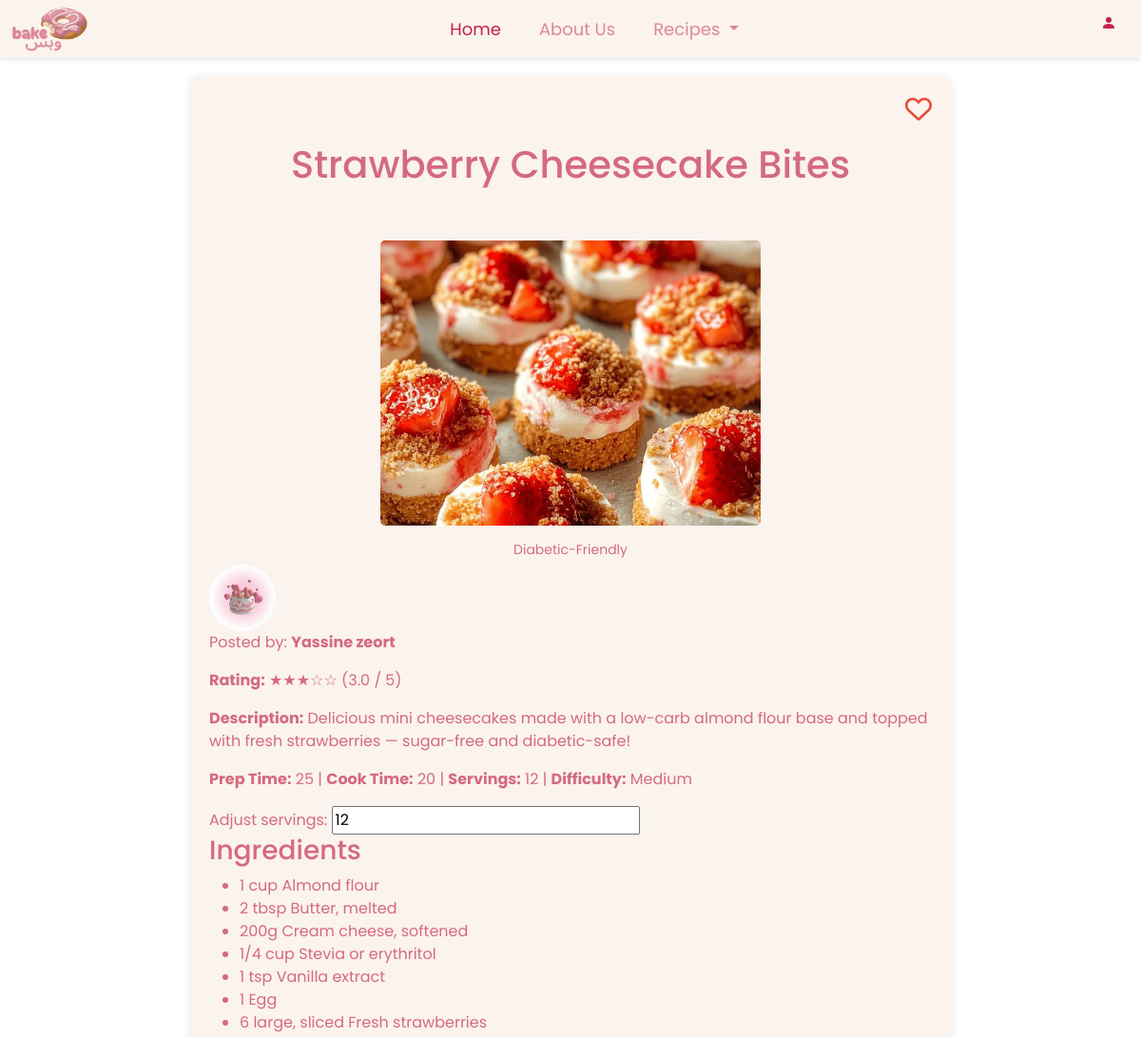
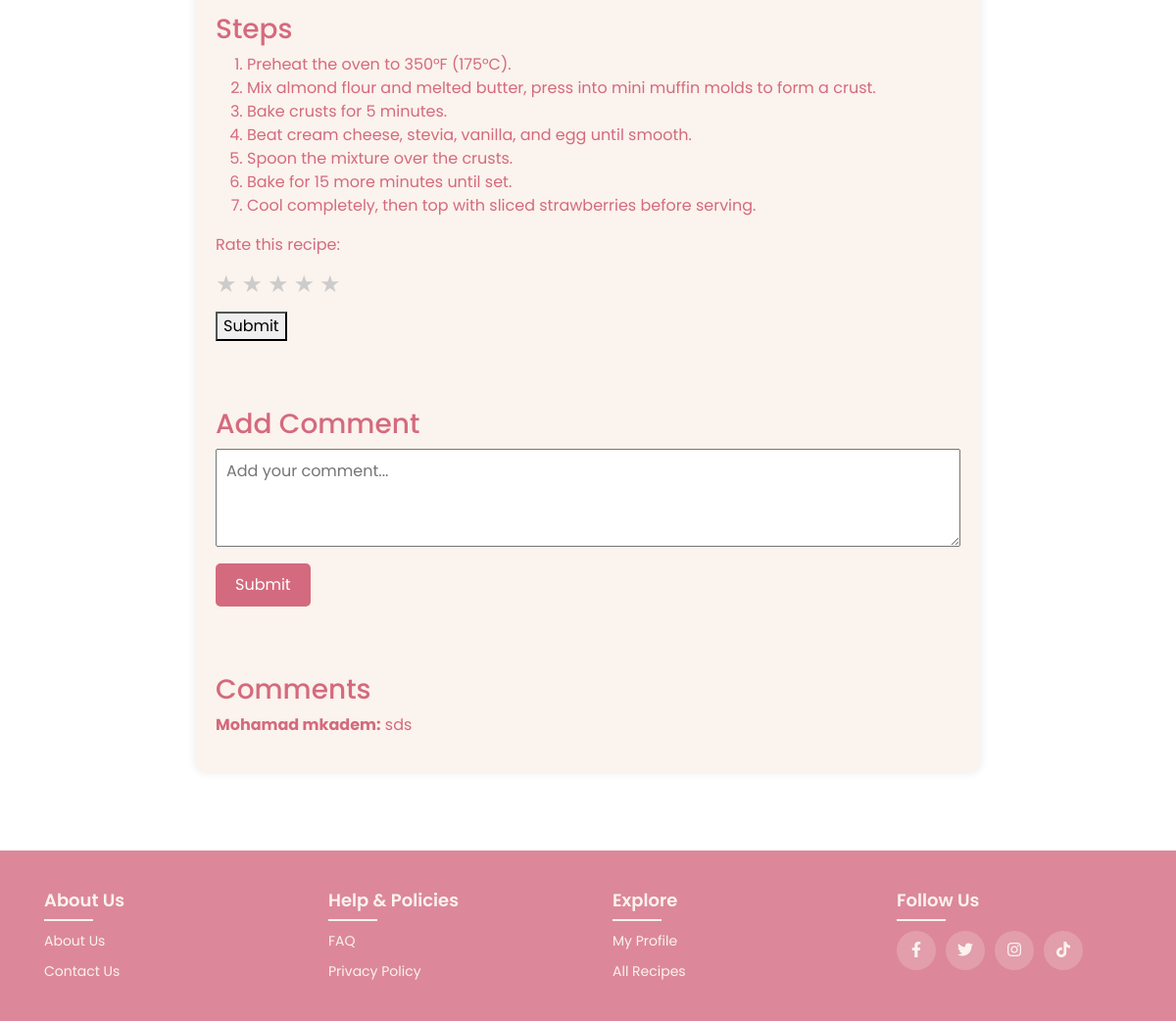
The app's page /individual-recipes.php?id=95 (signed in) with its own data (2 pictures, top to bottom).
### tables this page shows
CREATE TABLE `recipe` (
  `id` int(11) NOT NULL,
  `name` varchar(255) NOT NULL,
  `description` text DEFAULT NULL,
  `category` varchar(100) NOT NULL,
  `prep_time` int(11) DEFAULT NULL,
  `cook_time` int(11) DEFAULT NULL,
  `servings` int(11) DEFAULT NULL,
  `difficulty` enum('Easy','Medium','Hard') NOT NULL DEFAULT 'Easy',
  `image` varchar(255) DEFAULT NULL,
  `ingredients` text DEFAULT NULL,
  `steps` text DEFAULT NULL,
  `user` varchar(255) DEFAULT NULL,
  `created_at` timestamp NOT NULL DEFAULT current_timestamp(),
  `user_id` int(11) NOT NULL
);

CREATE TABLE `users` (
  `user_id` int(11) NOT NULL,
  `username` varchar(50) NOT NULL,
  `email` varchar(100) NOT NULL,
  `password_hash` varchar(255) NOT NULL,
  `profile_picture` varchar(255) DEFAULT 'images/default.png',
  `bio` varchar(270) DEFAULT 'No bio yet',
  `hobbies` varchar(150) DEFAULT 'Still looking for new hobbies...',
  `Userrole` varchar(8) DEFAULT 'Baker'
);

CREATE TABLE `reviews` (
  `review_id` int(11) NOT NULL,
  `recipe_id` int(11) NOT NULL,
  `user_id` int(11) NOT NULL,
  `rating` tinyint(4) NOT NULL CHECK (`rating` between 1 and 5),
  `comment` text DEFAULT NULL
);

### individual-recipes.php (the view, shortened to what this page needs)
<?php
    include 'individualrecipe.php';
    $isLoggedIn = isset($_SESSION['user_id']);
    $user_id = $_SESSION['user_id'];
    $recipe_id = $_GET['id'];
    $query = "SELECT * FROM recipe WHERE id = :id";
    $stmt = $con->prepare($query);
    $stmt->bindParam(':id', $recipe_id, PDO::PARAM_INT);
    $stmt->execute();
    $recipe = $stmt->fetch(PDO::FETCH_ASSOC);
    $userQuery = $con->prepare("SELECT username, profile_picture FROM users WHERE user_id = ?");
    $userQuery->execute([$recipe['user_id']]);
    $userInfo = $userQuery->fetch();
    $ingredients = json_decode($recipe['ingredients'], true);
    $steps = json_decode($recipe['steps'], true);
    $ratingQuery = $con->prepare("SELECT AVG(rating) AS avg_rating FROM reviews WHERE recipe_id = ?");
    $ratingQuery->execute([$recipe_id]);
    $ratingResult = $ratingQuery->fetch();
    function checkIfFavorited($user_id, $recipe_id, $con) {
        $stmt = $con->prepare("SELECT * FROM favorites WHERE user_id = :user_id AND recipe_id = :recipe_id");
        $stmt->bindParam(':user_id', $user_id, PDO::PARAM_INT);
        $stmt->bindParam(':recipe_id', $recipe_id, PDO::PARAM_INT);
        $stmt->execute();
        return $stmt->rowCount() > 0;
    }
    $isFavorited = checkIfFavorited($user_id, $recipe_id, $con);
    $commentsStmt = $con->prepare("SELECT users.username, reviews.comment FROM reviews JOIN users ON reviews.user_id = users.user_id WHERE reviews.recipe_id = :recipe_id");
    $commentsStmt->bindParam(':recipe_id', $recipe_id, PDO::PARAM_INT);
    $commentsStmt->execute();
    $comments = $commentsStmt->fetchAll(PDO::FETCH_ASSOC);
?>
<!DOCTYPE html>
<html lang="en">
<head>
    <link href="https://cdn.jsdelivr.net/npm/bootstrap@5.3.2/dist/css/bootstrap.min.css" rel="stylesheet">
    <link rel="stylesheet" href="https://cdnjs.cloudflare.com/ajax/libs/font-awesome/6.0.0/css/all.min.css">
</head>
<body>
    <nav class="navbar custom-navbar sticky-top">
        <div class="container-fluid">
            <a class="navbar-brand" href="#">
                <img src="images/final.png" alt="Website Logo" width="80" height="50" class="d-inline-block align-text-top">
            </a>
            <ul class="navbar-nav d-flex flex-row">
                <li class="nav-item me-3">
                    <a class="nav-link active" aria-current="page" href="index.php">Home</a>
                </li>
                <li class="nav-item me-3">
                    <a class="nav-link" href="about us.php">About Us</a>
                </li>
                <li class="nav-item dropdown me-3">
                    <a class="nav-link dropdown-toggle" href="#" role="button" data-bs-toggle="dropdown" aria-expanded="false">
                        Recipes
                    </a>
                </li>
            </ul>
            <div class="d-flex">
                <?php if (!$isLoggedIn): ?>
                    <button class="btn btn-outline-danger me-2" onclick="window.location.href='login.php'">Log In</button>
                <?php else: ?>
                    <div onclick="window.location.href='profile page.php'" style="cursor:pointer;">
                        <svg xmlns="http://www.w3.org/2000/svg" width="30" height="30" fill="#c42348" class="bi bi-person-fill">
                            <path d="M3 14s-1 0-1-1 1-4 6-4 6 3 6 4-1 1-1 1zm5-6a3 3 0 1 0 0-6 3 3 0 0 0 0 6"/>
                        </svg>
                    </div>
                <?php endif; ?>
            </div>
        </div>
    </nav>
    <div class="container">
        <i class="<?php echo $isFavorited ? 'fa-solid' : 'fa-regular'; ?> fa-heart favorite-heart" id="favoriteHeart" onclick="toggleFavorite(<?php echo $user_id; ?>, <?php echo $recipe_id; ?>)"></i>
        <br></br>
        <div class="recipe-header">
            <h1><?= htmlspecialchars($recipe['name'] ?? 'No Name Available') ?></h1>
            <br></br>
            <img src="images/<?= htmlspecialchars($recipe['image'] ?? 'default.jpg') ?>" alt="Recipe Image" class="recipe-img" style="width: 400px; height: 300px; object-fit: cover;">
            <div class="categories">
                <?php
                $categories = explode(',', $recipe['category'] ?? '');
                $categories = array_unique($categories);
                foreach ($categories as $category) {
                    echo '<div class="category">' . htmlspecialchars(trim($category)) . '</div>';
                }
                ?>
            </div>
        </div>
        <div class="user-info">
            <img src="<?= htmlspecialchars($userInfo['profile_picture'] ?? 'default.png') ?>" alt="User Picture" class="user-pic">
            <p>Posted by: <strong><?= htmlspecialchars($userInfo['username'] ?? 'Unknown User') ?></strong></p>
        </div>
        <?php
            $averageRating = $ratingResult['avg_rating'];
            echo '<p><strong>Rating:</strong> ';
            if ($averageRating) {
                $roundedRating = round($averageRating);
                for ($i = 1; $i <= 5; $i++) {
                    echo ($i <= $roundedRating) ? '★' : '☆';
                }
                echo " (" . number_format($averageRating, 1) . " / 5)";
            } else {
                echo str_repeat('☆', 5);
                echo " (No ratings yet)";
            }
            echo '</p>';
        ?>
        <p><strong>Description:</strong> <?= htmlspecialchars($recipe['description']) ?></p>
        <p><strong>Prep Time:</strong> <?= htmlspecialchars($recipe['prep_time']) ?> | <strong>Cook Time:</strong>  <?= htmlspecialchars($recipe['cook_time']) ?> | <strong>Servings:</strong> <?= htmlspecialchars($recipe['servings']) ?> | <strong>Difficulty:</strong> <?= htmlspecialchars($recipe['difficulty']) ?></p>
        <div class="serving-calculator">
            <label for="servingInput">Adjust servings:</label>
            <input type="number" id="servingInput" value=<?= htmlspecialchars($recipe['servings']) ?> min="1" onchange="adjustIngredients()">
        </div>
        <h3>Ingredients</h3>
        <ul id="ingredients-list">
            <?php
            foreach ($ingredients as $ingredient) {
                echo "<li id=\"ingredient-" . htmlspecialchars($ingredient['ingredient']) . "\" data-quantity=\"" . htmlspecialchars($ingredient['quantity']) . "\">" . htmlspecialchars($ingredient['quantity']) . " " . htmlspecialchars($ingredient['ingredient']) . "</li>";
            }
            ?>
        </ul>
        <h3>Steps</h3>
        <ol id="steps-list">
            <?php
            foreach ($steps as $step) {
                echo "<li>" . htmlspecialchars($step) . "</li>";
            }
            ?>
        </ol>
        <div class="user-rating">
                    <form method="post" action="">
                        <label for="rating">Rate this recipe:</label>
                        <div class="star-rating">
                            <?php for ($i = 1; $i <= 5; $i++): ?>
                                <span class="star" data-value="<?= $i ?>" onclick="setRating(<?= $i ?>)">
                                    ★
                                </span>
                            <?php endfor; ?>
                        </div>
                        <button type="submit" name="submit_rating">Submit</button>
                    </form>
                </div>
                <div class="discussion-section">
                <br></br>
                <h3>Add Comment</h3>
                <form method="POST" action="individual-recipes.php?id=<?php echo $recipe_id; ?>" style="margin-bottom: 20px;">
                    <textarea name="comment" placeholder="Add your comment..." required
                        style="width: 100%; height: 100px; padding: 10px; font-size: 16px; resize: vertical;"></textarea>
                    <button type="submit"
                        style="margin-top: 10px; padding: 10px 20px; font-size: 16px; display: block;">Submit</button>
                </form>
                <br></br>
                <h3>Comments</h3>
                <div id="commentsList">
                    <?php
                    foreach ($comments as $comment) {
                        if (!empty(trim($comment['comment']))) {
                            echo '<p><strong>' . htmlspecialchars($comment['username']) . ':</strong> ' . htmlspecialchars($comment['comment']) . '</p>';
                        }
                    }
                    ?>
                </div>
            </div>
        </div>
</body>
    <footer class="footer">
        <div class="container">
            <div class="row">
                <div class="footer-col">
                    <h4>About Us</h4>
                    <ul>
                        <li><a href="about us.php">About us</a></li>
                        <li><a href="contactUs.php">Contact us</a></li>
                    </ul>
                </div>
                <div class="footer-col">
                    <h4>Help & Policies</h4>
                    <ul>
                        <li><a href="#faqpage.php">FAQ</a></li>
                        <li><a href="privacy.php">Privacy Policy</a></li>
                    </ul>
                </div>
                <div class="footer-col">
                    <h4>Explore</h4>
                    <ul>
                        <li><a href="profile page.php">My Profile</a></li>
                        <li><a href="recipes.php">All Recipes</a></li>
                    </ul>
                </div>
                <div class="footer-col">
                    <h4>Follow Us</h4>
                    <div class="social-links">
                        <a href="#"><i class="fab fa-facebook-f"></i></a>
                        <a href="#"><i class="fab fa-twitter"></i></a>
                        <a href="#"><i class="fab fa-instagram"></i></a>
                        <a href="#"><i class="fab fa-tiktok"></i></a>
                    </div>
                </div>
            </div>
        </div>
    </footer>
</html>

### individual-recipes.php (style rules this page uses)
body { background-image: url('https://i.pinimg.com/736x/ec/88/01/ec88011e4d940a6fbfde37d59b58b85b.jpg'); background-size: cover; font-family: 'Poppins', sans-serif; color: #d46a7e; margin: 0; padding: 0; }
.container { background: #fbf3ed; padding: 20px; border-radius: 10px; max-width: 800px; margin: 20px auto; box-shadow: 0 0 10px rgba(0, 0, 0, 0.1); position: relative; }
.custom-navbar { font-family: 'Poppins', sans-serif; font-size: 20px; background-color: #fbf3ed !important; box-shadow: 0 2px 4px rgba(0, 0, 0, 0.1); z-index: 1000; padding: 0; }
.custom-navbar.sticky-top { position: sticky; top: 0; }
.custom-navbar .navbar-nav .nav-link { color: #dc889a !important; font-size: 18px; padding: 8px 12px; transition: color 0.3s ease; }
.custom-navbar .navbar-nav .nav-link.active, .custom-navbar .navbar-nav .nav-link:hover { color: #c42348 !important; }
.custom-navbar .navbar-brand { color: #dc889a !important; font-size: 18px; margin-left: 0; }
.recipe-header { text-align: center; }
.recipe-img { width: 30%; border-radius: 5px; }
.categories { text-align: center; margin-top: 10px; display: flex; flex-wrap: wrap; gap: 10px; justify-content: center; }
.category { background: #fbf3ed; padding: 5px 10px; border-radius: 5px; font-size: 14px; }
.favorite-heart { font-size: 28px; color: #e74c3c; cursor: pointer; transition: color 0.3s; position: absolute; top: 20px; right: 20px; }
.rating-section, .discussion-section { margin-top: 20px; }
.star-rating { display: flex; gap: 5px; margin: 10px 0; }
.star { cursor: pointer; font-size: 24px; color: #ccc; }
.discussion-section button { padding: 10px 20px; background: #d46a7e; color: #fff; border: none; border-radius: 5px; cursor: pointer; }
.user-info img { width: 70px; height: 70px; border-radius: 50%; object-fit: cover; }
.footer { background-color: #dc889a; padding: 40px 0; font-family: 'Poppins', sans-serif; margin-top: 80px; color: #fbf3ed; }
.footer .container { background-color: #dc889a; max-width: 1170px; margin: auto; padding: 0 15px; box-shadow: none; border: none; }
.footer .row { display: flex; flex-wrap: wrap; justify-content: space-between; gap: 20px; margin: 0; padding: 0; }
.footer-col { flex: 1; min-width: 200px; padding: 0 15px; }
.footer-col h4 { font-size: 18px; color: #fbf3ed; text-transform: capitalize; margin-bottom: 20px; font-weight: 600; position: relative; }
.footer-col h4::before { content: ''; position: absolute; left: 0; bottom: -10px; background-color: #fbf3ed; height: 2px; box-sizing: border-box; width: 50px; }
.footer-col ul { list-style: none; padding-left: 0; margin: 0; }
.footer-col ul li:not(:last-child) { margin-bottom: 10px; }
.footer-col ul li a { font-size: 14px; text-transform: capitalize; color: #fbf3ed; text-decoration: none; font-weight: 400; display: block; transition: all 0.3s ease; }
.footer-col .social-links { display: flex; gap: 10px; }
.footer-col .social-links a { display: inline-block; height: 40px; width: 40px; background-color: rgba(251, 243, 237, 0.2); text-align: center; line-height: 40px; border-radius: 50%; color: #fbf3ed; transition: all 0.5s ease; }

### records on screen
recipe: name "Strawberry Cheesecake Bites", image (picture), category "Diabetic-Friendly", description "Delicious mini cheesecakes made with a low-carb almond flour base and topped with fresh strawberries — sugar-free and diabetic-safe!", prep_time "25", cook_time "20", servings "12", difficulty "Medium", steps "Preheat the oven to 350°F (175°C).", steps "Mix almond flour and melted butter, press into mini muffin molds to form a crust.", steps "Bake crusts for 5 minutes.", steps "Beat cream cheese, stevia, vanilla, and egg until smooth.", steps "Spoon the mixture over the crusts.", steps "Bake for 15 more minutes until set.", steps "Cool completely, then top with sliced strawberries before serving."
users: profile_picture (placeholder picture), username "Yassine zeort"
reviews: user.username "Mohamad mkadem", comment "sds"

### other values on screen
$averageRating "3.0"
$ingredient['quantity'] "1 cup"
$ingredient['ingredient'] "Almond flour"
$ingredient['quantity'] "2 tbsp"
$ingredient['ingredient'] "Butter, melted"
$ingredient['quantity'] "200g"
$ingredient['ingredient'] "Cream cheese, softened"
$ingredient['quantity'] "1/4 cup"
$ingredient['ingredient'] "Stevia or erythritol"
$ingredient['quantity'] "1 tsp"
$ingredient['ingredient'] "Vanilla extract"
$ingredient['quantity'] "1"
$ingredient['ingredient'] "Egg"
$ingredient['quantity'] "6 large, sliced"
$ingredient['ingredient'] "Fresh strawberries"
